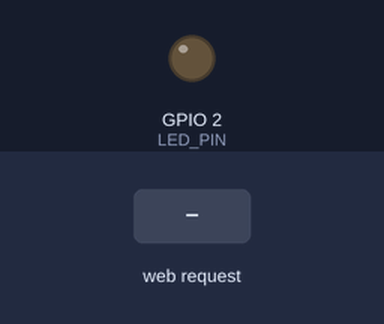
A program run on a simulated ESP32. Shown: output pins drawn as LEDs (lit = HIGH). Inputs (shaded band) come from the test bench. WiFi joins after 1.5 s; servers stay silent unless stated; storage starts empty; what the program prints to the serial monitor is not drawn.

Above: at 3.2 s.
3.3 s: HTTP request GET /toggle-led?state=1 received
At 4.1 s:
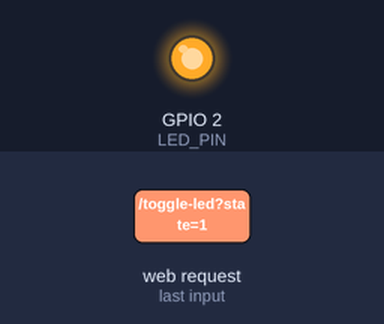
4.8 s: HTTP request GET /toggle-led?state=0 received
At 5.2 s:
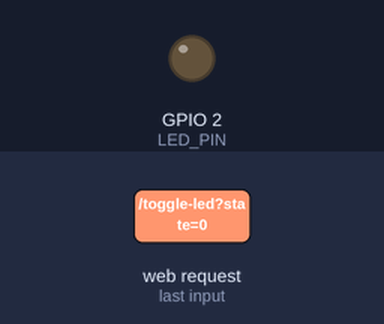
Timing chart, 0 to 7.8 s (numbered marks = the images above; inputs shaded):
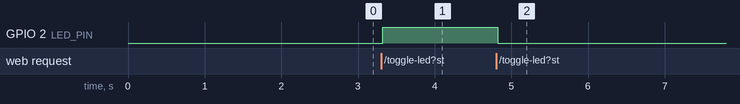

Measured:
- after the input at 3.3 s, GPIO 2 (LED_PIN): LOW → HIGH at once
- after the input at 4.8 s, GPIO 2 (LED_PIN): HIGH → LOW at once

The program:

main.cpp
```cpp
#include <Arduino.h>
#include <WiFi.h>
#include <AsyncTCP.h>
#include <ESPAsyncWebServer.h>
#include "SPIFFS.h"
#include <ModbusMaster.h>

// WiFi Configuration
struct WiFiConfig
{
  const char *SSID = "YOUR_SSID";
  const char *PASSWORD = "YOUR_PASSWORD";
};

// Hardware Configuration
struct HardwareConfig
{
  static constexpr int LED_PIN = 2;
  static constexpr int SERIAL_BAUD = 9600;
  static constexpr int MODBUS_BAUD = 9600;
};

// Modbus Configuration
struct ModbusConfig
{
  static constexpr int MAX_RETRIES = 3;
  static constexpr int RETRY_DELAY_MS = 500;
  static constexpr int TEMP_UPDATE_INTERVAL_MS = 1000;
};

// Global Instances
AsyncWebServer server(80);
ModbusMaster modbusNodes[3] = {ModbusMaster(), ModbusMaster(), ModbusMaster()};
float temperatures[3] = {0.0f, 0.0f, 0.0f};

// WiFi Connection
bool connectWiFi(const WiFiConfig &config)
{
  WiFi.begin(config.SSID, config.PASSWORD);
  Serial.print("Connecting to WiFi...");

  int attempts = 0;
  const int maxAttempts = 30;
  while (WiFi.status() != WL_CONNECTED && attempts < maxAttempts)
  {
    delay(1000);
    Serial.print(".");
    attempts++;
  }

  if (WiFi.status() == WL_CONNECTED)
  {
    Serial.println("\nConnected to WiFi");
    Serial.print("ESP32 IP Address: ");
    Serial.println(WiFi.localIP());
    return true;
  }
  Serial.println("\nFailed to connect to WiFi");
  return false;
}

// SPIFFS Initialization
bool initSPIFFS()
{
  if (!SPIFFS.begin(true))
  {
    Serial.println("Error: Failed to mount SPIFFS");
    return false;
  }
  Serial.println("SPIFFS mounted successfully");
  return true;
}

// Modbus Temperature Reading
float readModbusTemperature(ModbusMaster &node, int id)
{
  for (int attempt = 0; attempt < ModbusConfig::MAX_RETRIES; attempt++)
  {
    uint8_t result = node.readHoldingRegisters(0, 1);
    if (result == node.ku8MBSuccess)
    {
      uint16_t rawValue = node.getResponseBuffer(0);
      return rawValue / 10.0f; // Convert to temperature
    }
    delay(ModbusConfig::RETRY_DELAY_MS);
  }
  Serial.printf("❌ RS485 connection failed for ID %d!\n", id);
  return -1.0f;
}

// Web Server Routes
void setupRoutes(HardwareConfig &hwConfig)
{
  server.on("/", HTTP_GET, [](AsyncWebServerRequest *request)
            { request->send(SPIFFS, "/index.html", "text/html"); });

  server.on("/style.css", HTTP_GET, [](AsyncWebServerRequest *request)
            { request->send(SPIFFS, "/style.css", "text/css"); });

  server.on("/script.js", HTTP_GET, [](AsyncWebServerRequest *request)
            { request->send(SPIFFS, "/script.js", "application/javascript"); });

  server.on("/temperature", HTTP_GET, [](AsyncWebServerRequest *request)
            {
        String json = "{\"temp1\":" + String(temperatures[0]) +
                     ",\"temp2\":" + String(temperatures[1]) +
                     ",\"temp3\":" + String(temperatures[2]) + "}";
        request->send(200, "application/json", json); });

  server.on("/toggle-led", HTTP_GET, [hwConfig](AsyncWebServerRequest *request)
            {
        if (!request->hasParam("state")) {
            request->send(400, "text/plain", "Missing 'state' parameter");
            return;
        }

        String state = request->getParam("state")->value();
        bool ledState = (state == "1");
        digitalWrite(hwConfig.LED_PIN, ledState ? HIGH : LOW);
        request->send(200, "text/plain", ledState ? "LED turned ON" : "LED turned OFF"); });

  server.begin();
  Serial.println("Web server started");
}

// Setup
void setup()
{
  WiFiConfig wifiConfig;
  HardwareConfig hwConfig;

  Serial.begin(HardwareConfig::SERIAL_BAUD);
  pinMode(hwConfig.LED_PIN, OUTPUT);
  digitalWrite(hwConfig.LED_PIN, LOW);

  // Initialize system components
  if (!connectWiFi(wifiConfig) || !initSPIFFS())
  {
    while (true)
      delay(1000); // Halt if initialization fails
  }

  // Configure Modbus
  Serial2.begin(HardwareConfig::MODBUS_BAUD);
  for (int i = 0; i < 3; i++)
  {
    modbusNodes[i].begin(i + 1, Serial2);
  }

  setupRoutes(hwConfig);
}

// Main Loop
void loop()
{
  static unsigned long lastUpdate = 0;

  if (millis() - lastUpdate >= ModbusConfig::TEMP_UPDATE_INTERVAL_MS)
  {
    lastUpdate = millis();

    // Update temperatures
    for (int i = 0; i < 3; i++)
    {
      temperatures[i] = readModbusTemperature(modbusNodes[i], i + 1);
      Serial.printf("🌡 Temperature %d: %.1f°C\n", i + 1, temperatures[i]);
    }

    // Update LED based on temperature readings
    bool anyTempAboveZero = false;
    for (float temp : temperatures)
    {
      if (temp > 0)
      {
        anyTempAboveZero = true;
        break;
      }
    }
    digitalWrite(HardwareConfig::LED_PIN, anyTempAboveZero ? HIGH : LOW);
  }
}
```
